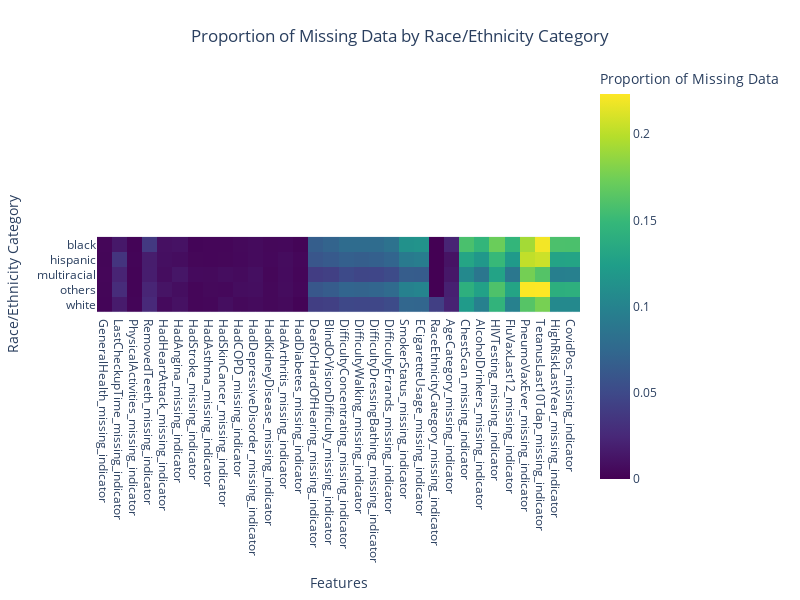

The notebook cell this image was saved under:
### Code cell
# Calculate the proportion of missing data for each indicator column by RaceEthnicityCategory
missing_by_race_proportion = df.groupby('RaceEthnicityCategory')[missing_indicator_cols].mean()

# Print the proportions of missing data by Race/Ethnicity category
print("Proportion of Missing Data by Race/Ethnicity Category:")
print(missing_by_race_proportion)

# Plot using Plotly for better readability
fig = px.imshow(missing_by_race_proportion,
                labels=dict(x="Features", y="Race/Ethnicity Category", color="Proportion of Missing Data"),
                x=missing_by_race_proportion.columns,
                y=missing_by_race_proportion.index,
                color_continuous_scale="Viridis")

fig.update_layout(title='Proportion of Missing Data by Race/Ethnicity Category',
                  title_x=0.5, title_y=0.95,
                  width=800, height=600)

fig.show()

### Figure 1 — Plotly figure (JSON) as saved in the notebook; plotly's stock layout.template omitted (floating-point values rounded to 4 significant figures; data arrays with more than 128 entries replaced by an {"elided": "..."} marker saying what was removed)
{"data": [{"coloraxis": "coloraxis", "hovertemplate": "Features: %{x}<br>Race/Ethnicity Category: %{y}<br>Proportion of Missing Data: %{z}<extra></extra>", "name": "0", "type": "heatmap", "x": ["GeneralHealth_missing_indicator", "LastCheckupTime_missing_indicator", "PhysicalActivities_missing_indicator", "RemovedTeeth_missing_indicator", "HadHeartAttack_missing_indicator", "HadAngina_missing_indicator", "HadStroke_missing_indicator", "HadAsthma_missing_indicator", "HadSkinCancer_missing_indicator", "HadCOPD_missing_indicator", "HadDepressiveDisorder_missing_indicator", "HadKidneyDisease_missing_indicator", "HadArthritis_missing_indicator", "HadDiabetes_missing_indicator", "DeafOrHardOfHearing_missing_indicator", "BlindOrVisionDifficulty_missing_indicator", "DifficultyConcentrating_missing_indicator", "DifficultyWalking_missing_indicator", "DifficultyDressingBathing_missing_indicator", "DifficultyErrands_missing_indicator", "SmokerStatus_missing_indicator", "ECigaretteUsage_missing_indicator", "RaceEthnicityCategory_missing_indicator", "AgeCategory_missing_indicator", "ChestScan_missing_indicator", "AlcoholDrinkers_missing_indicator", "HIVTesting_missing_indicator", "FluVaxLast12_missing_indicator", "PneumoVaxEver_missing_indicator", "TetanusLast10Tdap_missing_indicator", "HighRiskLastYear_missing_indicator", "CovidPos_missing_indicator"], "xaxis": "x", "y": ["black", "hispanic", "multiracial", "others", "white"], "yaxis": "y", "z": {"elided": "5x32 float values"}}], "layout": {"coloraxis": {"colorbar": {"title": {"text": "Proportion of Missing Data"}}, "colorscale": [[0, "#440154"], [0.1111, "#482878"], [0.2222, "#3e4989"], [0.3333, "#31688e"], [0.4444, "#26828e"], [0.5556, "#1f9e89"], [0.6667, "#35b779"], [0.7778, "#6ece58"], [0.8889, "#b5de2b"], [1, "#fde725"]]}, "height": 600, "margin": {"t": 60}, "title": {"text": "Proportion of Missing Data by Race/Ethnicity Category", "x": 0.5, "y": 0.95}, "width": 800, "xaxis": {"anchor": "y", "constrain": "domain", "domain": [0, 1], "scaleanchor": "y", "title": {"text": "Features"}}, "yaxis": {"anchor": "x", "autorange": "reversed", "constrain": "domain", "domain": [0, 1], "title": {"text": "Race/Ethnicity Category"}}}}
